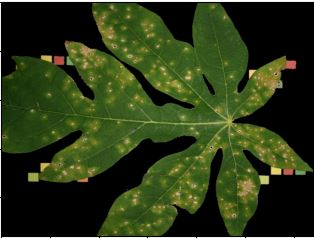
#> input picture estracao-informacao-imagens/img/entrada/folha-de-mamao-sem-fundo.JPG, 314 x 238 px, found by its file name
$ python indentificacaoDaDoenca2.py
#> lines starting #> are read from the running program, lines starting #| are printed output that depends on the picture; after the words box and inside, x2 and y2 are one past the last pixel; in counts of white or black regions, pixels touching at a corner belong together; long printed decimals are rounded
#> further down, imagem1 is the input picture: shape (238, 314, 3); mean B, G, R 22.5, 56.8, 43.9
import numpy as np
import cv2
import matplotlib.pyplot as plt

class Detecta_Doenca:
    def __init__(self,imagem):
        self.imagem = imagem

    def Convercao_Cores(self):
        self.imagem_YCrCb = cv2.cvtColor(self.imagem, cv2.COLOR_YCrCb2BGR)
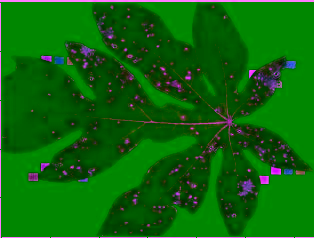
#> self.imagem_YCrCb: shape (238, 314, 3); mean B, G, R 9.8, 102.2, 11.3
        self.imagem_rgb = cv2.cvtColor(self.imagem, cv2.COLOR_BGR2RGB)
        cv2.imshow("Imagem Original", self.imagem)
        cv2.imshow("Imagem em YCrCb", self.imagem_YCrCb)
        cv2.imshow("Imagem em RGB", self.imagem_rgb)
        cv2.waitKey(0)

    def Segmentar(self):
        img = self.imagem_rgb
        Z = img.reshape((-1, 3))
        Z = np.float32(Z)
        criteria = (cv2.TERM_CRITERIA_EPS + cv2.TERM_CRITERIA_MAX_ITER, 10, 1.0)
        k = 5
        cluster = []

        for i in range(2,k+1):
            ret, label, center = cv2.kmeans(Z, i, None, criteria, 10, cv2.KMEANS_RANDOM_CENTERS)
            center = np.uint8(center)
            self.res_YCrCb = center[label.flatten()]
            self.res2_YCrCb = self.res_YCrCb.reshape((img.shape))
            cv2.imshow("Imagem Original", self.imagem)
            cv2.imshow('Sigmentada do kmeans '+str(i-1), self.res2_YCrCb)
            cv2.waitKey(0)
            cluster.append(self.res2_YCrCb)
            Contorno(self.res2_YCrCb)
            Linha(self.res2_YCrCb)
#> this loop made 4 passes
#> center on passes 1 to 3: [[3, 4, 1], [78, 101, 40]], [[2, 3, 1], [226, 226, 204], [71, 95, 33]], [[58, 85, 26], [239, 239, 230], [117, 126, 56], [1, 2, 0]]
#| Numeros de contornos = 93
#| Numeros de linhas =  13
#| Numeros de contornos = 235
#| Numeros de linhas =  14
#| Numeros de contornos = 347
#| Numeros de linhas =  60
#| Numeros de contornos = 376
#| Numeros de linhas =  66
#> pass 1, in __init__, `gray = cv2.cvtColor(imagem, cv2.COLOR_BGR2GRAY)`:
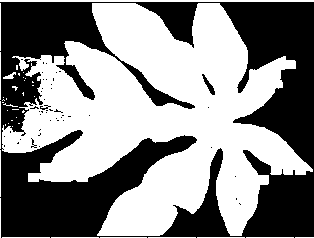
#> gray: shape (238, 314); values 3 (black) and 80 (white), 53.9% white; 47 black regions (43 under 20 px), largest, box (x1, y1, x2, y2) and area: (0, 2, 314, 238) 34227, (202, 74, 215, 95) 89, (40, 105, 51, 110) 24, (31, 138, 37, 148) 21
#> pass 1, in __init__, `edges = cv2.Canny(gray, 50, 150, apertureSize=3)`:
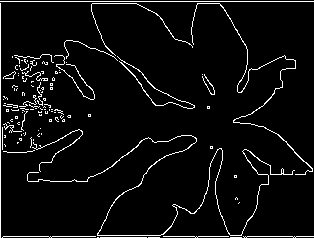
#> edges: shape (238, 314); 5.1% white in thin lines or dots
#> after the loop:
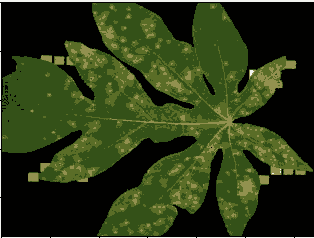
#> self.res2_YCrCb: shape (238, 314, 3); mean R, G, B 43.5, 56.5, 22
#> after the loop, cluster = 4 items
        #cv2.imshow('res2_YCrCb', cluster[1])
        cv2.waitKey(0)
        #print(cluster)

    def Aplicando_Mascara(self):
        AplicandoMascaraNaImagem(self.res2_YCrCb,self.imagem)

class AplicandoMascaraNaImagem:
    def __init__(self,imagemBinarisada,ImagemOrigem):
        gray = cv2.cvtColor(imagemBinarisada, cv2.COLOR_BGR2GRAY)
        img_hsv_gaussian = cv2.GaussianBlur(gray, (5, 5), 0)
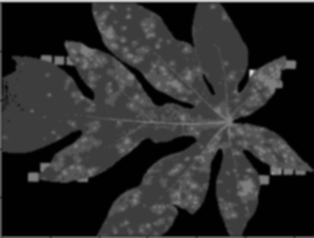
#> img_hsv_gaussian: shape (238, 314); min 1, max 220, mean 44.3
        ret3, otsu1 = cv2.threshold(img_hsv_gaussian, 0, 255, cv2.THRESH_BINARY + cv2.THRESH_OTSU)
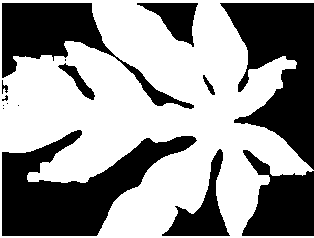
#> otsu1: shape (238, 314); 57.8% white; 15 black regions (6 under 20 px), largest, box (x1, y1, x2, y2) and area: (2, 130, 197, 236) 9595, (220, 3, 314, 170) 8532, (2, 3, 194, 109) 5696
#> ret3 = 38
        cv2.imshow("binarização", otsu1)
        image = ImagemOrigem
        mask = np.zeros(image.shape[:2], dtype="uint8")
        cv2.rectangle(mask, (0, 90), (290, 450), 255, -1)  # "mask"= endica em qual imagem sera aplicado, (0, 90), (290, 450), 255, 5)
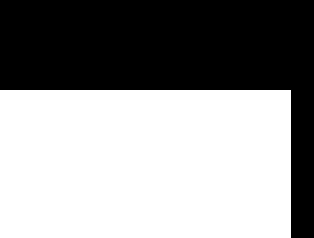
#> mask: shape (238, 314); 57.6% white; 1 black region, box (x1, y1, x2, y2) and area: (0, 0, 314, 238) 31664
        masked = cv2.bitwise_and(image, image, mask=otsu1)  # "image", image, mask=mask
        cv2.imshow("Imagem Original", ImagemOrigem)
        cv2.imshow("Imagem Mascarada", masked)
        cv2.waitKey(0)
        Porcentagem(masked)

class Contorno:
    def __init__(self,imagem):
        cv2.imshow('Imagem do Kmeans', imagem)
        gray = cv2.cvtColor(imagem, cv2.COLOR_BGR2GRAY)
        suave = gray #cv2.GaussianBlur(imgray, (7, 7), 0)
        bordas = cv2.Canny(suave, 100, 200)
        ret, thresh = cv2.threshold(bordas, 127, 255, 0)
        contornos, hierarquia = cv2.findContours(thresh, cv2.RETR_TREE, cv2.CHAIN_APPROX_SIMPLE)
        # --------------------- Dezenhando a borda -------------------------------
        #cv2.drawContours(imagem, contornos, -1, (255, 255, 0), 3)
        print("Numeros de contornos = " + str(len(contornos)))
        cv2.imshow('Borda dezenhada', imagem)
        cv2.waitKey(0)

class Linha:
    def __init__(self,imagem):
        gray = cv2.cvtColor(imagem, cv2.COLOR_BGR2GRAY)
        edges = cv2.Canny(gray, 50, 150, apertureSize=3)
        comprimento_minimo = 1
        intervalo_maximo = 20
        lines = cv2.HoughLinesP(image=edges, rho=1, theta=0.1 * np.pi / 360, threshold=50,
                               minLineLength=comprimento_minimo, maxLineGap=intervalo_maximo)
        print("Numeros de linhas = ",len(lines))
        '''for line in lines:
            x1, y1, x2, y2 = line[0]
            cv2.line(imagem, (x1, y1), (x2, y2), (0, 255, 0), 2)'''
        cv2.imshow('Resultado', imagem)
        cv2.waitKey(0)

class Porcentagem:
    def __init__(self,imagem):
        pixelsAtivos = 0
        pixelsInativos = 0

        # os for iram percorre a igagem identificando cada pixel
        for y in range(0, imagem.shape[0]):
            for x in range(0, imagem.shape[1]):
                (b, g, r) = imagem[y, x]
                if b != 0 and g != 0 and r != 0:
                    pixelsAtivos = pixelsAtivos + 1
                else:
                    pixelsInativos = pixelsInativos + 1
#> after the loop, pixelsAtivos = 42624; pixelsInativos = 32108

        alturaDaImagem, larguraDaImagem, canaisDeCoresDaImagem = imagem.shape
#> alturaDaImagem = 238; larguraDaImagem = 314; canaisDeCoresDaImagem = 3
        tamanhoDaImagem = alturaDaImagem * larguraDaImagem
#> tamanhoDaImagem = 74732
        print("Tamanho total da imagem em pixels: ", tamanhoDaImagem,
              " altura: ", alturaDaImagem, " largura: ", larguraDaImagem, " canal: ", canaisDeCoresDaImagem)
#| Tamanho total da imagem em pixels:  74732  altura:  238  largura:  314  canal:  3
        print("Numero de pixels brancos/ativos: ", pixelsAtivos)
#| Numero de pixels brancos/ativos:  42624
        print("Numero de pixels pretos/inativos: ", pixelsInativos)
#| Numero de pixels pretos/inativos:  32108
        porcentagemDePixelsAtivos = (pixelsAtivos / tamanhoDaImagem) * 100
#> porcentagemDePixelsAtivos = 57.04
        print("A pocentagem ocupada da imagem é: ", porcentagemDePixelsAtivos)
#| A pocentagem ocupada da imagem é:  57.036

#--------------------------
imagem1 = cv2.imread("img/entrada/folha-de-mamao-sem-fundo.jpg")

img1 = Detecta_Doenca(imagem1)
img1.Convercao_Cores()
img1.Segmentar()
img1.Aplicando_Mascara()

$ run again, with estracao-informacao-imagens/img/entrada/doenca-extraida-com-circulo.jpg copied over estracao-informacao-imagens/img/entrada/folha-de-mamao-sem-fundo.JPG
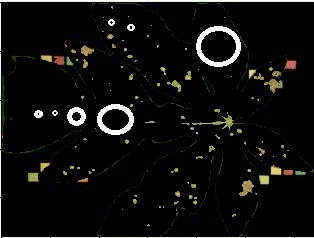
#> input picture estracao-informacao-imagens/img/entrada/doenca-extraida-com-circulo.jpg, 314 x 238 px, found by its file name
#> imagem1 is the input picture: shape (238, 314, 3); mean B, G, R 13.2, 14.3, 14.4
#> in Convercao_Cores, `self.imagem_YCrCb = cv2.cvtColor(self.imagem, cv2.COLOR_YCrCb2BGR)`:
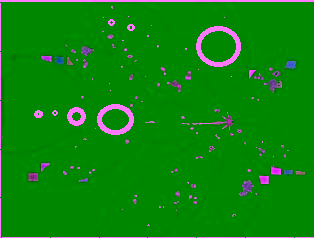
#> self.imagem_YCrCb: shape (238, 314, 3); mean B, G, R 13, 133.2, 12.5
#> the loop in Segmentar, `for i in range(2,k+1):` made 4 passes
#> center on passes 1 to 3: [[1, 1, 1], [208, 205, 189]], [[149, 142, 107], [248, 249, 248], [1, 1, 1]], [[1, 1, 1], [248, 249, 248], [46, 46, 37], [153, 145, 109]]
#> (printed output is left out)
#> after the loop in Segmentar, `for i in range(2,k+1):`: cluster = 4 items
#> otsu1: shape (238, 314); 6.6% white; 85 white regions (44 under 20 px), largest, box (x1, y1, x2, y2) and area: (0, 0, 314, 50) 989, (195, 25, 242, 68) 757, (96, 103, 135, 136) 590
#> ret3 = 73
#> mask: shape (238, 314); 57.6% white; 1 black region, box (x1, y1, x2, y2) and area: (0, 0, 314, 238) 31664
#> in __init__, `masked = cv2.bitwise_and(image, image, mask=otsu1)  # "image", image, ..`:
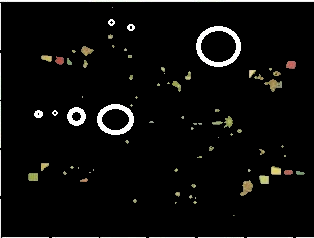
#> masked: shape (238, 314, 3); mean B, G, R 10.8, 11.8, 11.9
#> after the loop in __init__, `for y in range(0, imagem.shape[0]):`: pixelsAtivos = 4539; pixelsInativos = 70193
#> alturaDaImagem = 238; larguraDaImagem = 314; canaisDeCoresDaImagem = 3
#> tamanhoDaImagem = 74732
#| Tamanho total da imagem em pixels:  74732  altura:  238  largura:  314  canal:  3
#| Numero de pixels brancos/ativos:  4539
#| Numero de pixels pretos/inativos:  70193
#> porcentagemDePixelsAtivos = 6.07
#| A pocentagem ocupada da imagem é:  6.074
